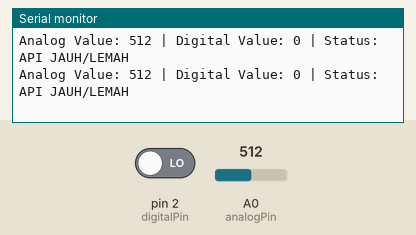
This sketch was run on a simulated Arduino Uno, built with avr-gcc and run on an emulated ATmega328P. Parts: the last lines printed to the serial monitor. Inputs (shaded band) come from the test bench; at power-on: A0 (analogPin) = 512, pin 2 (digitalPin) LOW.

Above: at 1.3 s.
1.4 s: A0 (analogPin) set to 585
At 1.9 s:
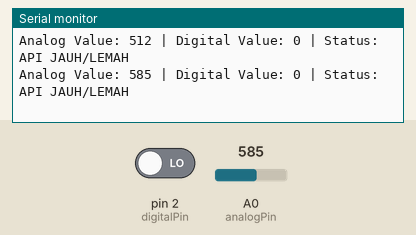
2.9 s: A0 (analogPin) set to 617
At 3.4 s:
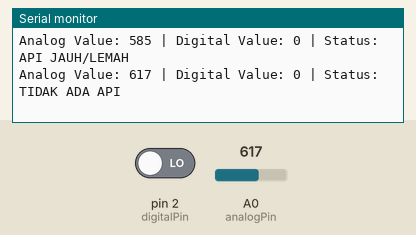

Measured:
- the behaviour switches between 599 and 600 on A0 (analogPin) (found by bisection; images 1 and 2)
- after the input at 1.4 s, the serial monitor: prints a new line after 0.10 s (image 1)
- after the input at 2.9 s, the serial monitor: prints a new line after 0.11 s (image 2)

The sketch:

flameky-026.ino
```cpp
const int analogPin = A0;
const int digitalPin = 2;

int analogValue = 0;
int digitalValue = 0;

void setup() {
  Serial.begin(9600);
  pinMode(analogPin, INPUT);
  pinMode(digitalPin, INPUT);
}

void loop() {
  analogValue = analogRead(analogPin);
  digitalValue = digitalRead(digitalPin);

  Serial.print("Analog Value: ");
  Serial.print(analogValue);
  Serial.print(" | Digital Value: ");
  Serial.print(digitalValue);

  Serial.print(" | Status: ");
  if (analogValue < 100) {
    Serial.println("API DEKAT/SANGAT KUAT");
  } else if (analogValue < 300) {
    Serial.println("API SEDANG");
  } else if (analogValue < 600) {
    Serial.println("API JAUH/LEMAH");
  } else {
    Serial.println("TIDAK ADA API");
  }

  delay(500);
}
```
